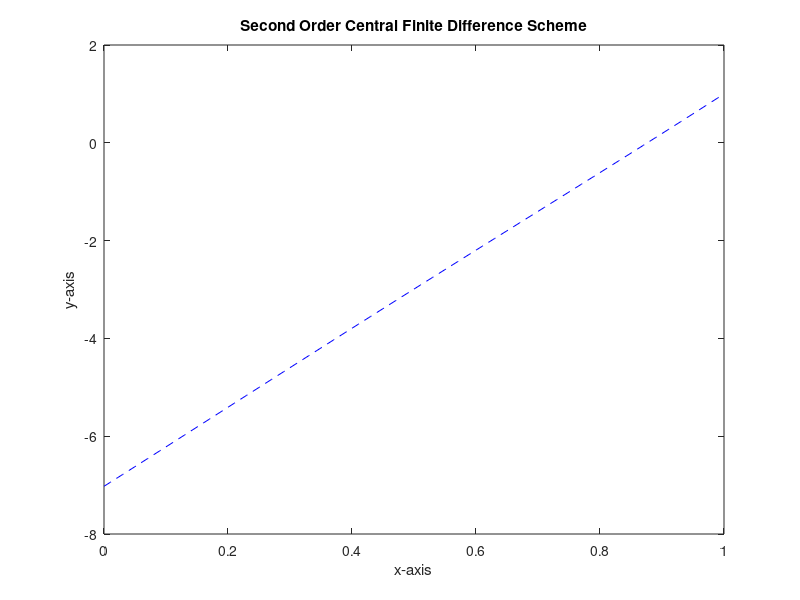

This chart was generated by the following MATLAB code:
clear
close all

a = 0; % Start of the interval
b = 1; % End of the interval
prime_y_a = 1; % Boundary condition is given as y0 + y0' = 1
y_b = 1; % Second boundary condition
h = 0.01; % Step size
n = (b - a) / h + 1; % Number of grid points

x = linspace(a, b, n); % Discretized grid

% Initialize coefficient matrix A and right-hand side vector B
A = zeros(n - 1, n - 1);
B = zeros(n - 1, 1);

% Populate coefficient matrix A and right-hand side vector B
for i = 1:(n - 1)
    for j = 1:(n - 1)
        if i == 1
            A(i, 1) = (2 * h * (- 1) + 2 + (h ^ 2) * x(1));
            A(i, 2) = (-1) - (1 + (h / 2) * 0);
        else
            if i == j
                A(i, j) =  (2 + (h ^ 2) * x(i));
            elseif j == i + 1
                A(i, j) = - 1;
            elseif j == i - 1
                A(i, j) = - 1;
            end
        end   
    end

    % Define right-hand side vector B
    if i == 1
        B(i, 1) = - (h ^ 2) + 2 * h * prime_y_a * (-1);
    elseif i == (n - 1)
        B(i, 1) = - (h ^ 2) + y_b;
    else
        B(i, 1) = - (h ^ 2);
    end
end

% Solve the linear system of equations
y_sol = A\B;

% Concatenate the solution with the boundary value at b
y = [y_sol.', y_b]; % .' operator is used to get the transpose

% Plot the solution
plot(x, y, '--b');
xlabel('x-axis');
ylabel('y-axis');
title('Second Order Central Finite Difference Scheme');
